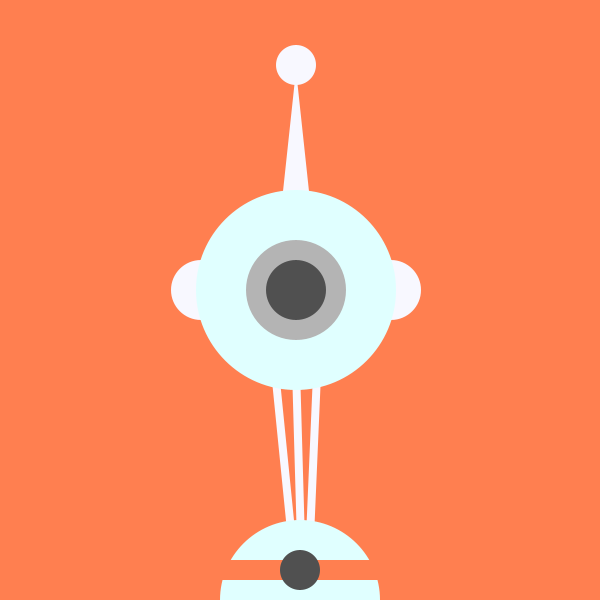
Frame 1 (no input)
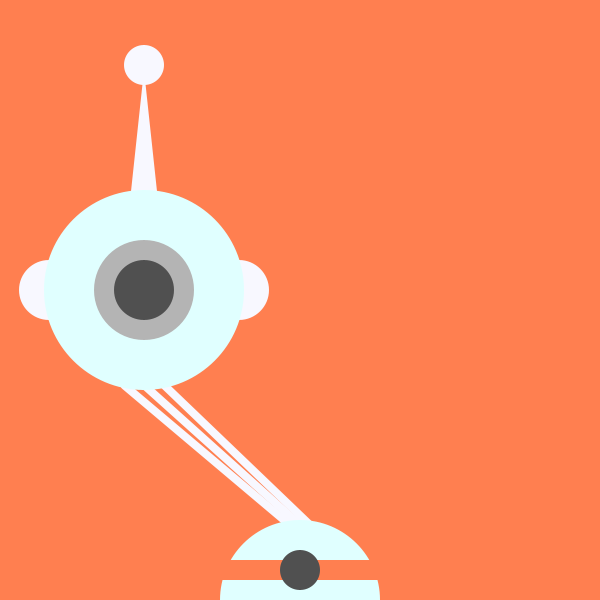
Frame 60 (the mouse pressed at the canvas centre just before this capture)
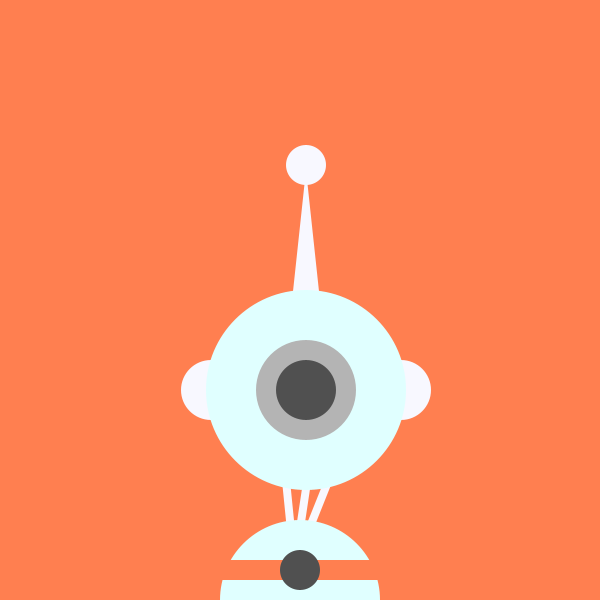
Frame 120 (the mouse held since frame 60 and released just before this capture)

The Processing sketch that drew these frames (run headless with seeded random() and noise(); from frame 60 on, the mouse is pressed at the canvas centre):

// Processing sketch: processing_56035
// ── processing_56035.pde

int x = 200;
int y = 50;
 
float easing = 0.02;
 
void setup() {
 size(600, 600);
  smooth();
  noStroke();
  background(255, 127, 80);
  ellipseMode(RADIUS);
}
 
void draw() {
  background(255, 127, 80);
  int targetX=mouseX;
  x+= (targetX-x)*easing;
  if (mousePressed) {
    y = 140;
  } else{
    y = 40;
  }
  
//head and antenna
fill(248, 248, 255);
triangle(x+100, y+30, x+85, y+170, x+115, y+170);
ellipse(x+100, y+ 25, 20, 20);
ellipse(x+5, y+250, 30, 30);
ellipse(x+195, y+250, 30, 30);

//legs
strokeWeight(8);
stroke(248, 248, 255);
line(x+100, y+345, 300, 525);
line(x+80, y+345, 290, 525);
line(x+120, y+345, 310, 525); 

noStroke();


//head and eye
fill(224, 255, 255);
ellipse(x+100, y+250, 100, 100);

fill(180);
ellipse(x+100, y+250, 50, 50);

fill(80);
ellipse(x+100, y+250, 30, 30);

//bottom circle decoration
fill(224, 255, 255);
ellipse(300, 600, 80, 80); 

fill(255, 127, 80);
rect(200, 560, 200, 20);

fill(80);
ellipse(300, 570, 20, 20);


}
